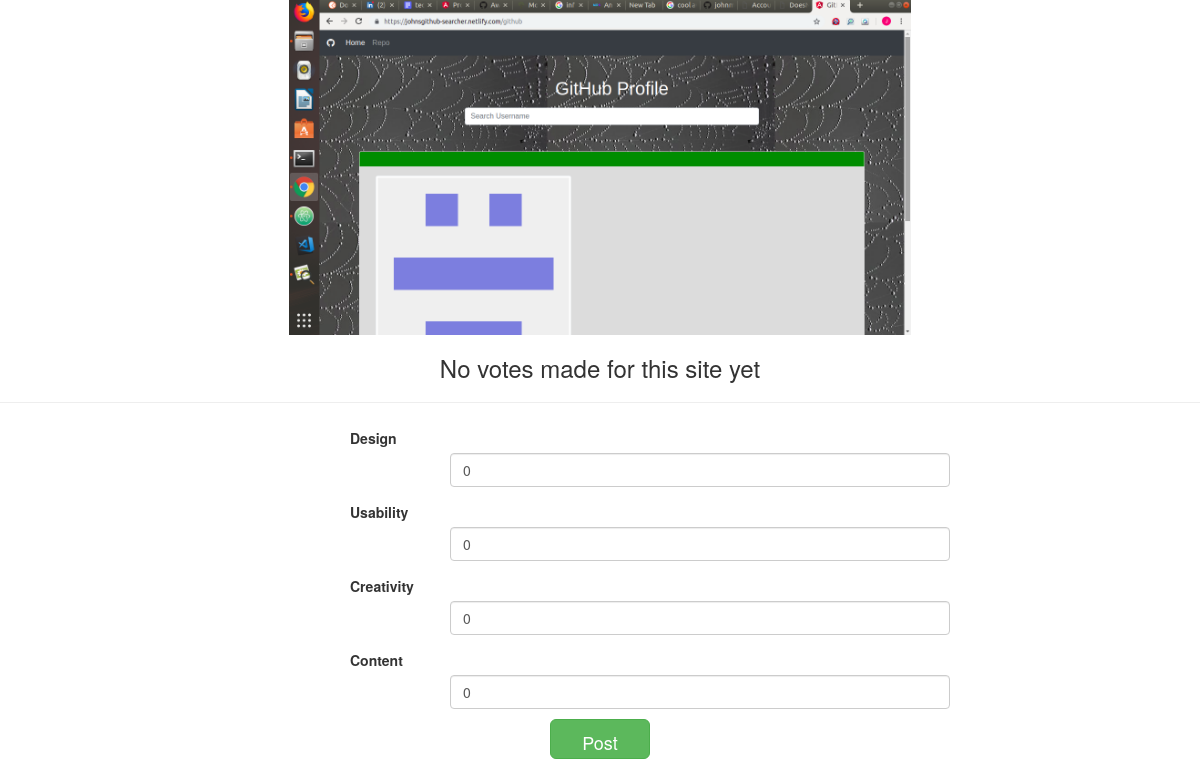
The page /site/6 (signed in, lower part) on the database as committed earlier.
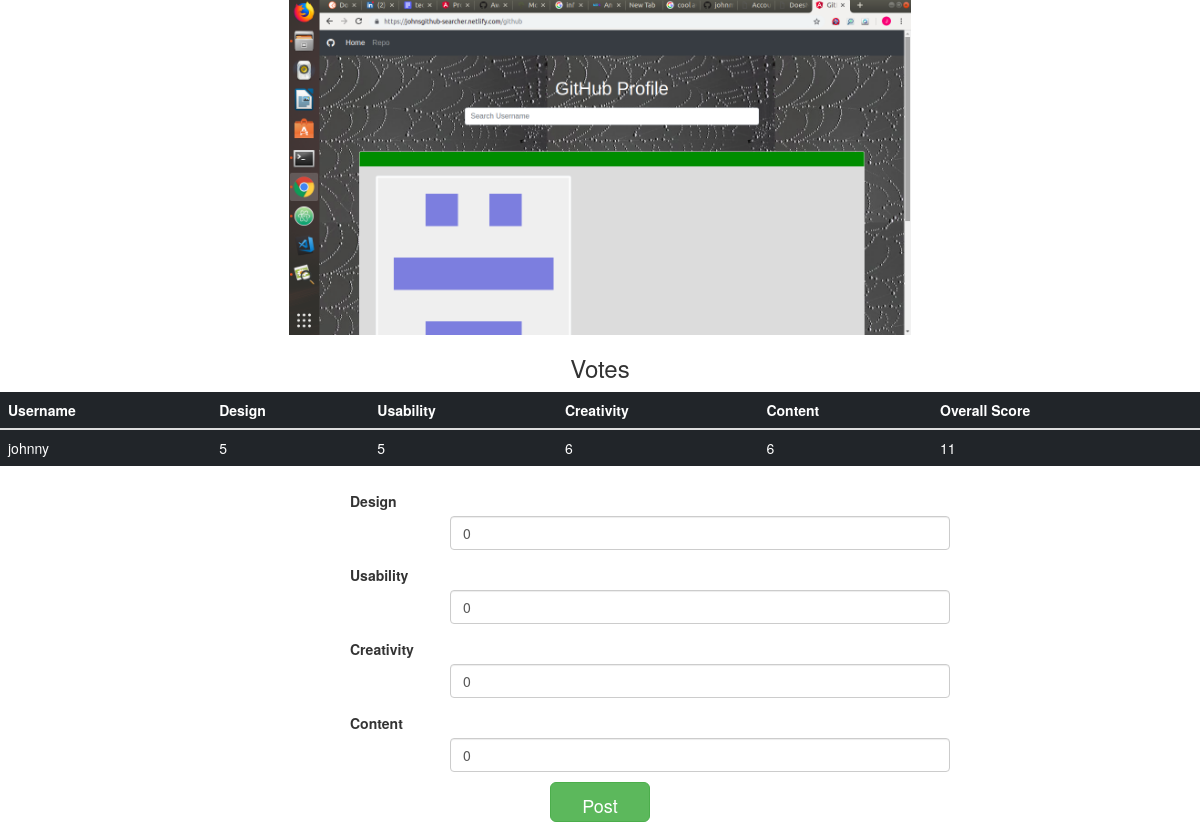
The same page on the database as committed later.
### awards/models.py (models this page shows, shortened)
class Rating(models.Model):
    design = models.IntegerField(blank=True,default=0)
    usability = models.IntegerField(blank=True,default=0)
    creativity = models.IntegerField(blank=True,default=0)
    content = models.IntegerField(blank=True,default=0)
    overall_score = models.IntegerField(blank=True,default=0)
    project = models.ForeignKey(Project,on_delete=models.CASCADE)
    profile = models.ForeignKey(Profile,on_delete=models.CASCADE)

class Profile(models.Model):
    avatar = models.ImageField(upload_to='avatars/')
    description = HTMLField()
    country = models.ForeignKey(countries,on_delete=models.CASCADE)
    username = models.ForeignKey(User,on_delete=models.CASCADE)
    name =models.CharField(max_length=100)
    email = models.EmailField()

### awards/views.py (the view)
# urls.py: url(r'^site/(\d+)',views.site,name='site'),
@login_required(login_url='/accounts/login/')
def site(request,site_id):
    current_user = request.user
    profile =Profile.objects.get(username=current_user)
    try:
        project = Project.objects.get(id=site_id)
    except:
        raise ObjectDoesNotExist()
    try:
        ratings = Rating.objects.filter(project_id=site_id)
        design = Rating.objects.filter(project_id=site_id).values_list('design',flat=True)
        usability = Rating.objects.filter(project_id=site_id).values_list('usability',flat=True)
        creativity = Rating.objects.filter(project_id=site_id).values_list('creativity',flat=True)
        content = Rating.objects.filter(project_id=site_id).values_list('content',flat=True)
        total_design=0
        total_usability=0
        total_creativity=0
        total_content = 0
        print(design)
        for rate in design:
            total_design+=rate
        print(total_design)
        for rate in usability:
            total_usability+=rate
        print(total_usability)
        for rate in creativity:
            total_creativity+=rate
        print(total_creativity)
        for rate in content:
            total_content+=rate
        print(total_content)
        overall_score=(total_design+total_content+total_usability+total_creativity)/4
        print(overall_score)
        project.design = total_design
        project.usability = total_usability
        project.creativity = total_creativity
        project.content = total_content
        project.overall_score = overall_score
        project.save()
    except:
        return None
    if request.method =='POST':
        form = RatingForm(request.POST,request.FILES)
        if form.is_valid():
            rating = form.save(commit=False)
            rating.project= project
            rating.profile = profile
            rating.overall_score = (rating.design+rating.usability+rating.creativity+rating.content)/2
            rating.save()
    else:
        form = RatingForm()
    return render(request,"site.html",{"project":project,"profile":profile,"ratings":ratings,"form":form})

### awards/forms.py
class RatingForm(forms.ModelForm):
    class Meta:
        model=Rating
        exclude=['profile','project','overall_score']

### awards/models.py (called while the page is built)
    def __str__(self):
        return self.countries

### awards/templates/site.html (shortened to what this page needs)
{% extends 'base.html' %}
{% load bootstrap3 %}
{% load static %}
{% load staticfiles %}
{% block styles%}
{% bootstrap_css %}
 <link rel="stylesheet" href="https://maxcdn.bootstrapcdn.com/bootstrap/4.0.0-alpha.2/css/bootstrap.min.css">
 <link rel="stylesheet" href="https://maxcdn.bootstrapcdn.com/bootstrap/3.3.7/css/bootstrap.min.css">
  <link rel="stylesheet" href="{% static 'css/index.css' %}">
{%endblock %}
{% block content %}
      <div class="carousel-inner">
  <div class="text-center">
  <div class="screenshots">
   <img height="350"  src="{{project.screenshot4.url}}" alt="Card image cap" responsive>
  </div>
  </div>
  {% if ratings %}
  <h3 class="text-center">Votes</h3>
 <table class="table table-dark">
   <thead>
    <tr>
       <th scope="col">Username</th>
       <th scope="col">Design</th>
       <th scope="col">Usability</th>
       <th scope="col">Creativity</th>
       <th scope="col">Content</th>
       <th scope="col">Overall Score</th>
    </tr>
   </thead>
   <tbody>
    {% for rating in ratings%}
    <tr>
       <td>{{rating.profile.username}}</td>
       <td>{{rating.design}}</td>
       <td>{{rating.usability}}</td>
       <td>{{rating.creativity}}</td>
       <td>{{rating.content}}</td>
       <td>{{rating.overall_score}}</td>
     </tr>
{% endfor%}
 </tbody>
 </table>
{%else %}
<h3 class="text-center">No votes made for this site yet</h3>
 <hr>
{% endif %}
    <form  action="/site/{{project.id}}" method="post" enctype="multipart/form-data" id="votes-form">
{% bootstrap_form form%}
   <div class="text-center">
      <input id="votes-input"type="submit" class="btn btn-success btn-lg" value="Post">
 </div>
 </form>
  {% endblock %}

Rows that differ between the two databases and show on the page:
added Rating: profile.username "johnny", design "5", usability "5", creativity "6", content "6", overall_score "11"
Other text that changed with them:
text no longer shown: "No votes made for this site yet"
text now shown: "Votes Username Design Usability Creativity Content Overall Score"
